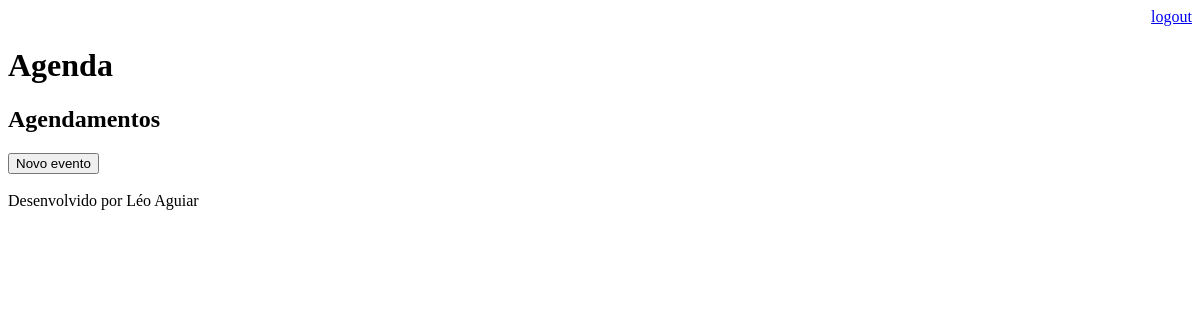
The page /agenda/ (signed in) on the database as committed earlier.
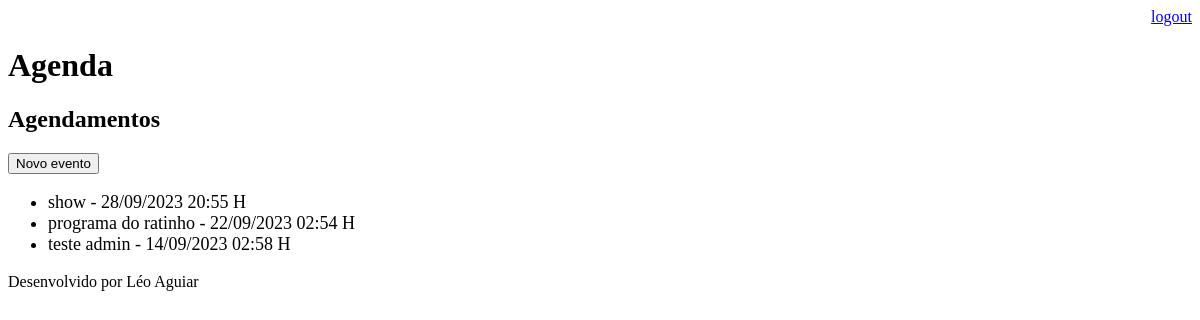
The same page on the database as committed later.
### core/models.py (models this page shows, shortened)
class Evento(models.Model):
    titulo = models.CharField(max_length=100, verbose_name="Título")
    descricao = models.TextField(blank=True, null=True,verbose_name="Descrição")
    data_evento = models.DateTimeField(verbose_name="Data do Evento")
    data_criacao = models.DateTimeField(auto_now=True,verbose_name="Data da Criação")
    usuario = models.ForeignKey(User, on_delete=models.CASCADE,verbose_name="Usuário")
    class Meta:
        db_table = 'evento'
    def get_data_evento(self):
        return self.data_evento.strftime('%d/%m/%Y %H:%M H')

### core/views.py (the view)
# urls.py: path('agenda/', views.lista_eventos),
@login_required(login_url='/login/')
def lista_eventos(request):
    usuario = request.user
    evento = Evento.objects.filter(usuario=usuario)
    dados = {'eventos':evento}
    return render(request,'agenda.html' ,dados)

### templates/agenda.html
{% extends "model-page.html"%}
{% block content %}
    <h2>Agendamentos</h2>
        <a href='evento/'>
            <button type="button"> Novo evento </button>
        </a>
    <ul style="font-size: 18px">
    {% for evento in eventos%}
        <li> {{evento.titulo}} - {{evento.get_data_evento}} </li>
    {% endfor %}
    </ul>
{%endblock%}

### templates/model-page.html
<!DOCTYPE html>
<html>
  <head>
 {% include "model-header.html" %}
  </head>
  <body>
    {% block content %} {% endblock %}
    {% include "model-footer.html" %}
  </body>
</html>

### templates/model-header.html (shortened to what this page needs)
<div align = "right">
    <a href="/logout"> logout </a>
</div>
<h1> Agenda </h1>

### templates/model-footer.html
<p> Desenvolvido por Léo Aguiar </p>

Rows that differ between the two databases and show on the page:
added Evento: titulo "show", get_data_evento "28/09/2023 20:55 H"
added Evento: titulo "programa do ratinho", get_data_evento "22/09/2023 02:54 H"
added Evento: titulo "teste admin", get_data_evento "14/09/2023 02:58 H"
